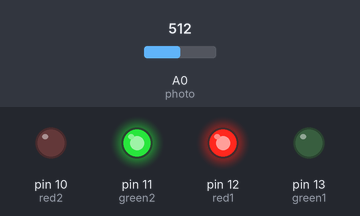
This sketch was run on a simulated Arduino Uno, built with avr-gcc and run on an emulated ATmega328P. On the bench: output pins drawn as LEDs (lit = HIGH). Inputs (shaded band) come from the test bench; at power-on: A0 (photo) = 512. What the sketch prints to the serial monitor is not drawn.

Above: at 13.8 s.
13.9 s: A0 (photo) set to 610
23.6 s: A0 (photo) set to 636
At 24.6 s:
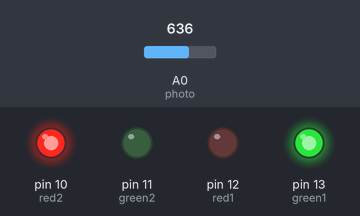
Timing chart, 0 to 26.6 s (numbered marks = the images above; inputs shaded):
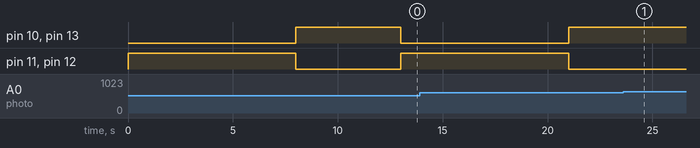

Measured:
- the behaviour switches between 619 and 620 on A0 (photo) (found by bisection; images 0 and 1)
- after the input at 23.6 s, pin 10 (red2), pin 13 (green1): stays HIGH (without the input it goes to LOW after 2.4 s); pin 11 (green2), pin 12 (red1): stays LOW (without the input it goes to HIGH after 2.4 s)

The sketch:

traffic_lights.ino
```cpp
/* Arduino traffic light system
 * Written by: Enrique Desentis
 * Date: 11/21/2019
 * Modified: 12/06/2019
 */

//Declaring variables
int green1 = 13;
int red1 = 12;
int green2 = 11;
int red2 = 10;
const int photo = A0;

//declaring photoresistor light value measurement
int pot_value;


void setup()
  {

  Serial.begin(9600); //Read and set treshold for photoresistor from console

    //setting LEDs as output
    pinMode(red1, OUTPUT);
    pinMode(green1, OUTPUT);
    pinMode(green2, OUTPUT);
    pinMode(red2, OUTPUT);

    //keep green and red on of the opposite traffic light intersection
    digitalWrite(green1, HIGH);
    digitalWrite(red2, HIGH);
  }


void loop()
{

  pot_value = analogRead(photo); //Assign value from photoresistor to pot_value

  Serial.print("I just read: ");
  Serial.println(pot_value);     //Print photoresistor light value in console and go to next line

        if (pot_value < 620) // if photoresistor light value more than 1000 perform condition (treshold)
        {
            changeLights(); // function call to switch lights
            delay(2000); // wait for 2 seconds to perform loop again
        }
}

void changeLights() // change lights function to switch lights
{
    // green1 off red1 off, green2 on red2 on
    digitalWrite(green1, LOW);
    digitalWrite(red1, HIGH);
    digitalWrite(red2, LOW);
    digitalWrite(green2, HIGH);
    delay(8000); //delay of 8 seconds to switch back to original setup

    //green1 on red1 on, green2 off red2 off
    digitalWrite(green1, HIGH);
    digitalWrite(red1, LOW);
    digitalWrite(red2, HIGH);
    digitalWrite(green2, LOW);
    delay(3000);

}//end of program
```
